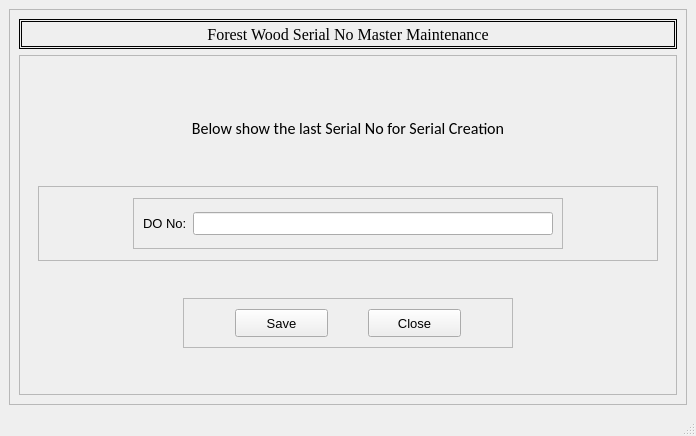
<?xml version="1.0" encoding="UTF-8"?>
<ui version="4.0">
 <class>FWSerialNo</class>
 <widget class="QMainWindow" name="FWSerialNo">
  <property name="geometry">
   <rect>
    <x>0</x>
    <y>0</y>
    <width>696</width>
    <height>436</height>
   </rect>
  </property>
  <property name="windowTitle">
   <string>A16. Forest Wood DO No</string>
  </property>
  <property name="styleSheet">
   <string notr="true"/>
  </property>
  <widget class="QWidget" name="centralwidget">
   <layout class="QHBoxLayout" name="horizontalLayout">
    <item>
     <widget class="QFrame" name="frame">
      <property name="minimumSize">
       <size>
        <width>674</width>
        <height>361</height>
       </size>
      </property>
      <property name="frameShape">
       <enum>QFrame::StyledPanel</enum>
      </property>
      <property name="frameShadow">
       <enum>QFrame::Raised</enum>
      </property>
      <layout class="QVBoxLayout" name="verticalLayout">
       <item>
        <widget class="QLabel" name="label">
         <property name="minimumSize">
          <size>
           <width>0</width>
           <height>30</height>
          </size>
         </property>
         <property name="maximumSize">
          <size>
           <width>16777215</width>
           <height>30</height>
          </size>
         </property>
         <property name="font">
          <font>
           <family>Times New Roman</family>
           <pointsize>12</pointsize>
          </font>
         </property>
         <property name="styleSheet">
          <string notr="true">border: 3px double black;</string>
         </property>
         <property name="text">
          <string>Forest Wood Serial No Master Maintenance</string>
         </property>
         <property name="alignment">
          <set>Qt::AlignCenter</set>
         </property>
        </widget>
       </item>
       <item>
        <widget class="QFrame" name="frame_3">
         <property name="minimumSize">
          <size>
           <width>650</width>
           <height>260</height>
          </size>
         </property>
         <property name="frameShape">
          <enum>QFrame::StyledPanel</enum>
         </property>
         <property name="frameShadow">
          <enum>QFrame::Raised</enum>
         </property>
         <layout class="QVBoxLayout" name="verticalLayout_2">
          <property name="spacing">
           <number>0</number>
          </property>
          <property name="topMargin">
           <number>25</number>
          </property>
          <item>
           <widget class="QLabel" name="label_2">
            <property name="minimumSize">
             <size>
              <width>626</width>
              <height>31</height>
             </size>
            </property>
            <property name="maximumSize">
             <size>
              <width>16777215</width>
              <height>31</height>
             </size>
            </property>
            <property name="font">
             <font>
              <family>Calibri</family>
              <pointsize>12</pointsize>
             </font>
            </property>
            <property name="text">
             <string>Below show the last Serial No for Serial Creation</string>
            </property>
            <property name="alignment">
             <set>Qt::AlignHCenter|Qt::AlignTop</set>
            </property>
            <property name="margin">
             <number>0</number>
            </property>
           </widget>
          </item>
          <item alignment="Qt::AlignHCenter">
           <widget class="QFrame" name="frame_2">
            <property name="minimumSize">
             <size>
              <width>620</width>
              <height>0</height>
             </size>
            </property>
            <property name="maximumSize">
             <size>
              <width>16777215</width>
              <height>75</height>
             </size>
            </property>
            <property name="frameShape">
             <enum>QFrame::StyledPanel</enum>
            </property>
            <property name="frameShadow">
             <enum>QFrame::Raised</enum>
            </property>
            <layout class="QHBoxLayout" name="horizontalLayout_4">
             <item>
              <widget class="QFrame" name="frame_5">
               <property name="minimumSize">
                <size>
                 <width>430</width>
                 <height>51</height>
                </size>
               </property>
               <property name="maximumSize">
                <size>
                 <width>430</width>
                 <height>51</height>
                </size>
               </property>
               <property name="frameShape">
                <enum>QFrame::StyledPanel</enum>
               </property>
               <property name="frameShadow">
                <enum>QFrame::Raised</enum>
               </property>
               <layout class="QHBoxLayout" name="horizontalLayout_3">
                <item>
                 <widget class="QLabel" name="label_3">
                  <property name="font">
                   <font>
                    <pointsize>10</pointsize>
                   </font>
                  </property>
                  <property name="text">
                   <string>DO No:</string>
                  </property>
                 </widget>
                </item>
                <item>
                 <widget class="QLineEdit" name="inputNo">
                  <property name="font">
                   <font>
                    <pointsize>10</pointsize>
                   </font>
                  </property>
                 </widget>
                </item>
               </layout>
              </widget>
             </item>
            </layout>
           </widget>
          </item>
          <item alignment="Qt::AlignHCenter">
           <widget class="QFrame" name="frame_4">
            <property name="minimumSize">
             <size>
              <width>330</width>
              <height>50</height>
             </size>
            </property>
            <property name="maximumSize">
             <size>
              <width>330</width>
              <height>50</height>
             </size>
            </property>
            <property name="frameShape">
             <enum>QFrame::StyledPanel</enum>
            </property>
            <property name="frameShadow">
             <enum>QFrame::Raised</enum>
            </property>
            <layout class="QHBoxLayout" name="horizontalLayout_2">
             <property name="spacing">
              <number>0</number>
             </property>
             <property name="leftMargin">
              <number>11</number>
             </property>
             <item>
              <widget class="QPushButton" name="saveButton">
               <property name="minimumSize">
                <size>
                 <width>93</width>
                 <height>28</height>
                </size>
               </property>
               <property name="maximumSize">
                <size>
                 <width>93</width>
                 <height>28</height>
                </size>
               </property>
               <property name="font">
                <font>
                 <pointsize>10</pointsize>
                </font>
               </property>
               <property name="text">
                <string>Save</string>
               </property>
              </widget>
             </item>
             <item>
              <widget class="QPushButton" name="closeButton">
               <property name="minimumSize">
                <size>
                 <width>93</width>
                 <height>28</height>
                </size>
               </property>
               <property name="maximumSize">
                <size>
                 <width>93</width>
                 <height>28</height>
                </size>
               </property>
               <property name="font">
                <font>
                 <pointsize>10</pointsize>
                </font>
               </property>
               <property name="text">
                <string>Close</string>
               </property>
              </widget>
             </item>
            </layout>
           </widget>
          </item>
         </layout>
        </widget>
       </item>
      </layout>
     </widget>
    </item>
   </layout>
  </widget>
  <widget class="QMenuBar" name="menubar">
   <property name="geometry">
    <rect>
     <x>0</x>
     <y>0</y>
     <width>696</width>
     <height>26</height>
    </rect>
   </property>
  </widget>
  <widget class="QStatusBar" name="statusbar"/>
 </widget>
 <resources/>
 <connections/>
</ui>
